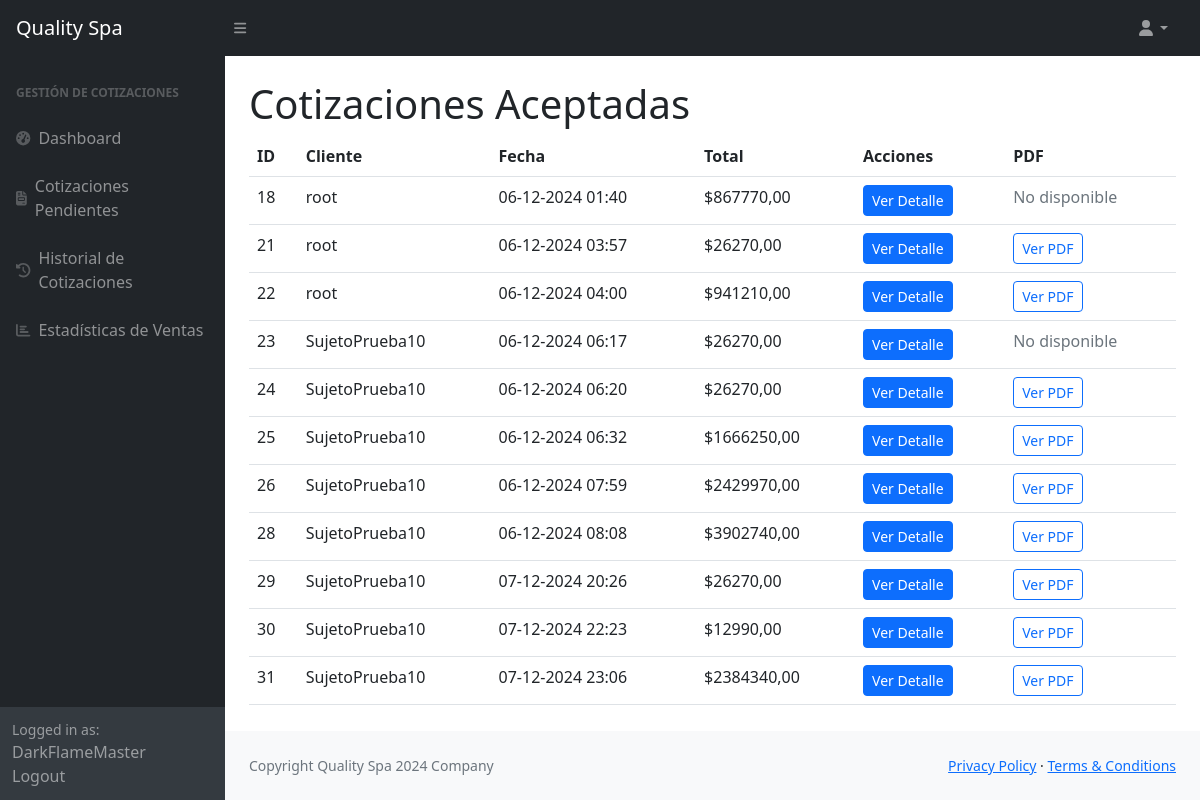
/cotizaciones/resueltas/ (signed in), run on an earlier commit of the app's database.
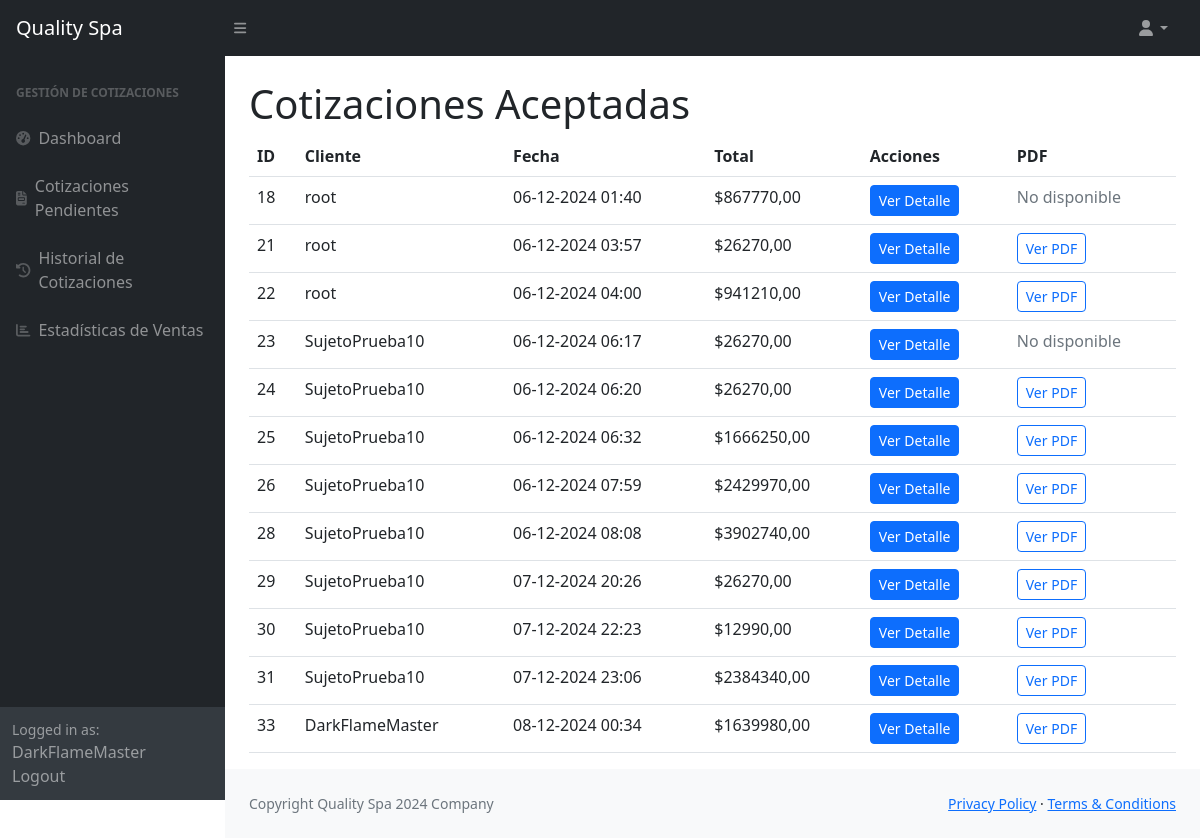
And on a later commit of the database.
### Tienda/models.py (models this page shows, shortened)
class Cotizacion(models.Model):
    usuario = models.ForeignKey(User, on_delete=models.CASCADE)
    total = models.DecimalField(
        max_digits=10,
        decimal_places=2,
        validators=[MinValueValidator(1)],  # Valida que el total sea al menos 1
        verbose_name="Total"
    )
    cantidad_productos = models.IntegerField(
        validators=[MinValueValidator(1)],  # Valida que la cantidad de productos sea al menos 1
        verbose_name="Cantidad de Productos"
    )
    cotizacion_id = models.CharField(max_length=100, unique=True)
    fecha_creacion = models.DateTimeField(auto_now_add=True)
    productos_json = models.TextField(blank=True, null=True)
    pdf_file = models.FileField(upload_to='cotizaciones_pdfs/', null=True, blank=True)
    estado = models.CharField(
        max_length=20,
        choices=[
            ('pendiente', 'Pendiente'),
            ('aceptada', 'Aceptada'),
            ('rechazada', 'Rechazada'),
        ],
        default='pendiente',
    )
    cliente_nombre = models.CharField(max_length=50, blank=True, null=True)
    cliente_apellido = models.CharField(max_length=50, blank=True, null=True)
    cliente_telefono = models.CharField(max_length=15, blank=True, null=True)

### trabajadores/views.py (the view)
# urls.py: path('cotizaciones/resueltas/', viewsTrabajadores.cotizaciones_resueltas, name='cotizaciones_resueltas'),
@login_required
def cotizaciones_resueltas(request):
    cotizaciones = Cotizacion.objects.filter(estado='aceptada')
    context = {'cotizaciones': cotizaciones}
    return render(request, 'trabajadores/vendedor/cotizaciones_aceptadas.html', context)

### trabajadores/templates/trabajadores/vendedor/cotizaciones_aceptadas.html
{% extends 'trabajadores/base_trabajadores.html' %}
{% block dashboard %}
<a class="navbar-brand ps-3" href="{% url 'dashboard_vendedor' %}">Quality Spa</a>
{% endblock %}
{% block sidebar %}
<div id="layoutSidenav_nav">
    <nav class="sb-sidenav accordion sb-sidenav-dark" id="sidenavAccordion">
        <div class="sb-sidenav-menu">
            <div class="nav">
                <div class="sb-sidenav-menu-heading">Gestión de Cotizaciones</div>
                <a class="nav-link" href="{% url 'dashboard_vendedor' %}">
                    <div class="sb-nav-link-icon"><i class="fas fa-tachometer-alt"></i></div>
                    Dashboard
                </a>
                <a class="nav-link" href="{% url 'revisar_cotizaciones' %}">
                    <div class="sb-nav-link-icon"><i class="fas fa-file-invoice"></i></div>
                    Cotizaciones Pendientes
                </a>
                <a class="nav-link" href="{% url 'historial_cotizaciones' %}">
                    <div class="sb-nav-link-icon"><i class="fas fa-history"></i></div>
                    Historial de Cotizaciones
                </a>
                <a class="nav-link" href="{% url 'estadisticas_ventas' %}">
                    <div class="sb-nav-link-icon"><i class="fas fa-chart-bar"></i></div>
                    Estadísticas de Ventas
                </a>
            </div>
        </div>
        <div class="sb-sidenav-footer">
            <div class="small">Logged in as:</div>
            {{ user.username }}
            <a href="{% url 'vendedor_logout' %}" class="dropdown-item">Logout</a>
        </div>
    </nav>
</div>
{% endblock %}
{% block title %}
<h1 class="mt-4">Cotizaciones Aceptadas</h1>
{% endblock %}
{% block content1 %}
    <table class="table">
        <thead>
            <tr>
                <th>ID</th>
                <th>Cliente</th>
                <th>Fecha</th>
                <th>Total</th>
                <th>Acciones</th>
                <th>PDF</th>
            </tr>
        </thead>
        <tbody>
            {% for cotizacion in cotizaciones %}
            <tr>
                <td>{{ cotizacion.id }}</td>
                <td>{{ cotizacion.usuario.username }}</td>
                <td>{{ cotizacion.fecha_creacion|date:"d-m-Y H:i" }}</td>
                <td>${{ cotizacion.total }}</td>
                <td><a href="{% url 'detalle_cotizacion' cotizacion.id %}" class="btn btn-primary btn-sm">Ver Detalle</a></td>
                <td>
                    {% if cotizacion.pdf_file %}
                    <a href="{{ cotizacion.pdf_file.url }}" class="btn btn-outline-primary btn-sm" target="_blank">Ver PDF</a>
                    {% else %}
                    <span class="text-muted">No disponible</span>
                    {% endif %}
                </td>
            </tr>
            {% empty %}
            <tr>
                <td colspan="5" class="text-center">No hay cotizaciones aceptadas.</td>
            </tr>
            {% endfor %}
        </tbody>
    </table>
{% endblock %}

### trabajadores/templates/trabajadores/base_trabajadores.html (shortened to what this page needs)
{% load static %}
<!DOCTYPE html>
<html lang="en">
    <head>
        <link href="https://cdn.jsdelivr.net/npm/simple-datatables@7.1.2/dist/style.min.css" rel="stylesheet" />
        <link href={% static 'trabajadores/css/styles.css' %} rel="stylesheet" />
        <link rel="stylesheet" href="https://cdn.datatables.net/1.11.5/css/jquery.dataTables.min.css">
    </head>
    <body class="sb-nav-fixed">
        <nav class="sb-topnav navbar navbar-expand navbar-dark bg-dark">
            {% block dashboard %}
            {% endblock %}
            <button class="btn btn-link btn-sm order-1 order-lg-0 me-4 me-lg-0" id="sidebarToggle" href="#!"><i class="fas fa-bars"></i></button>
            <ul class="navbar-nav ms-auto ms-md-0 me-3 me-lg-4">
                <li class="nav-item dropdown">
                    <a class="nav-link dropdown-toggle" id="navbarDropdown" href="#" role="button" data-bs-toggle="dropdown" aria-expanded="false"><i class="fas fa-user fa-fw"></i></a>
                </li>
            </ul>
        </nav>
        <div id="layoutSidenav">
            <div id="layoutSidenav_nav">
                {% block sidebar %}
                {% endblock %}
            </div>
            <div id="layoutSidenav_content">
                <main>
                    <div class="container-fluid px-4">
                        {% block title %}{% endblock %}
                         {% block content1 %}
                         {% endblock %}
                    </div>
                </main>
                <footer class="py-4 bg-light mt-auto">
                    <div class="container-fluid px-4">
                        <div class="d-flex align-items-center justify-content-between small">
                            <div class="text-muted">Copyright Quality Spa 2024 Company</div>
                            <div>
                                <a href="#">Privacy Policy</a>
                                &middot;
                                <a href="#">Terms &amp; Conditions</a>
                            </div>
                        </div>
                    </div>
                </footer>
            </div>
        </div>
    </body>
</html>

What changed in the data, as far as the page shows it:
added Cotizacion: id "33", usuario.username "DarkFlameMaster", fecha_creacion "08-12-2024 00:34", total "1639980,00"
